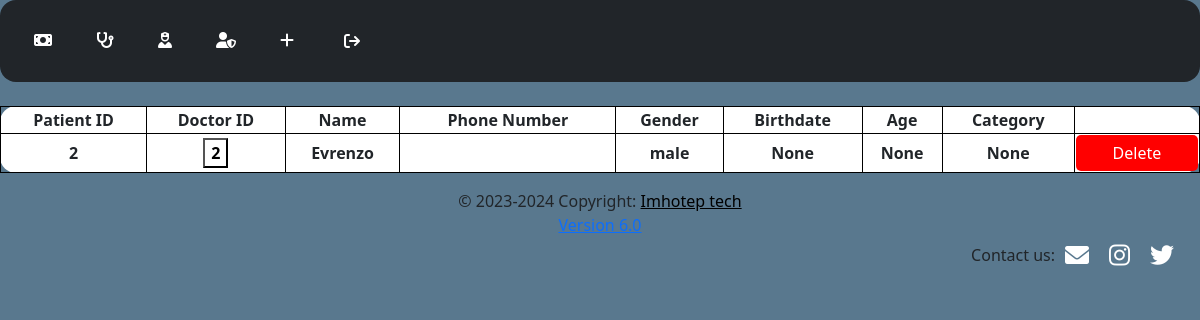
The page /search_patient_id?id=2 (signed in) on the database its author committed.
### tables this page shows
CREATE TABLE "patients" (
"id"	INTEGER,
"doc_id"	INTEGER,
"name"	TEXT NOT NULL,
"phone_number"	TEXT,
"gender"	TEXT,
"birthdate"	DATE,
"patient_cat"	TEXT,
PRIMARY KEY("id")

);

### app.py (the view)
@app.route("/search_patient_id", methods=["GET"])
def search_patient_id():
    if not session.get("logged_in_admin"):
        return redirect("/login")
    else:
        id = request.args.get("id")
        if id:
            person = db.execute("SELECT *, strftime('%Y', 'now') - strftime('%Y', birthdate) - (strftime('%m-%d', 'now') < strftime('%m-%d', birthdate)) AS age FROM patients WHERE id = ? ORDER BY name", id)
            return render_template("search_patient_admin.html", patients=person)
        else:
            return render_template("search_patient_admin.html", patients=[])

### templates/search_patient_admin.html
<!DOCTYPE html>
<html lang="en">
  {% include 'table_all_patients.html' %}
</html>

### templates/table_all_patients.html (shortened to what this page needs)
<head>
  {% include 'css.html' %}
</head>
<body class="centered">
  {% include 'nav_admin.html' %}
  <br>
  <table class="c">
    <thead>
      <tr>
        <th>Patient ID</th>
        <th>Doctor ID</th>
        <th>Name</th>
        <th>Phone Number</th>
        <th>Gender</th>
        <th>Birthdate</th>
        <th>Age</th>
        <th>Category</th>
        <th></th>
      </tr>
    </thead>
    <tbody>
      {% for person in patients %}
      <tr>
        <td>{{ person.id }}</td>
        <td>
          <form action="/search_doctor_id" method="GET">
            <button type="submit" class="transparent-buttonb">{{ person.doc_id
              }}</button>
          </form>
        </td>
        <td>{{ person.name }}</td>
        <td>{{ person.phone_number }}</td>
        <td>{{ person.gender }}</td>
        <td>{{ person.birthdate }}</td>
        <td>{{ person.age }}</td>
        <td>{{ person.patient_cat }}</td>
        <td>
          <form action="/delete_patient" method="post"
            onsubmit="return confirm('Are you sure you want to delete this patient');">
            <button type="submit" class="btn btn-red" style="width: 100%;">Delete</button>
          </form>
        </td>
        {% endfor %}
    </tbody>
  </table>
</body>
{% include 'footer_admin.html' %}

### static/app.css (style rules this page uses)
body { background-color: #59788e; }
.centered { text-align: center; margin: auto; display: flex; flex-direction: column; }
table { background-color: white !important; border-collapse: collapse; border: 1px solid black; border-radius: 1rem; }
th, td { border: 1px solid black; font-weight: bold; border-radius: 1rem; }
table.c { table-layout: auto; width: 100%; }
button.btn-red { padding: 6px 10px; border-radius: 5px; border: none; background-color: red; color: white; }
.transparent-buttonb { background-color: transparent; color: black; font-weight: bold; }

### rows shown on the page
patients: id "2", doc_id "2", name "Evrenzo", gender "male", birthdate "None", age "None", patient_cat "None"
